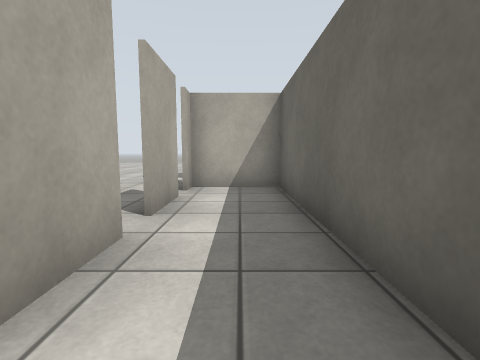
View 1 (above)

19 first-person views from a walk through a Gazebo world. The camera is 0.94 m above the floor, tilts 6° down and sees 85° across. The floor is counted in squares, 1 m on a side. Each view is taken from the middle of a square. On the plan, view 1 faces up. The plan holds only what a view shows up to about 11 squares ahead; the rest is blank. The place goes on beyond the plan. Surface patterns are stand-ins for the level's own textures.

View 2
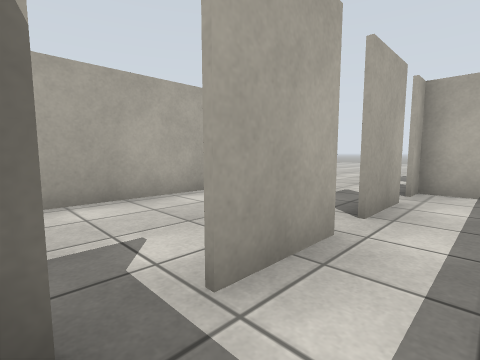

View 3
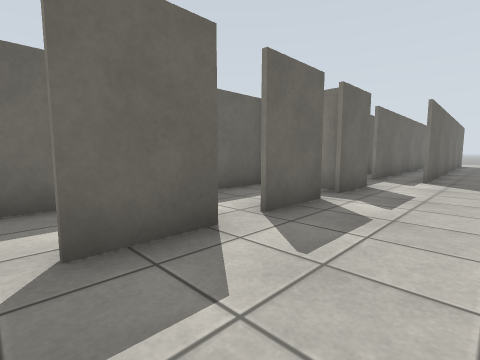

View 4
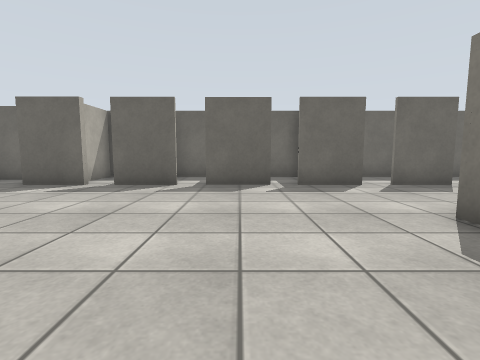

View 5
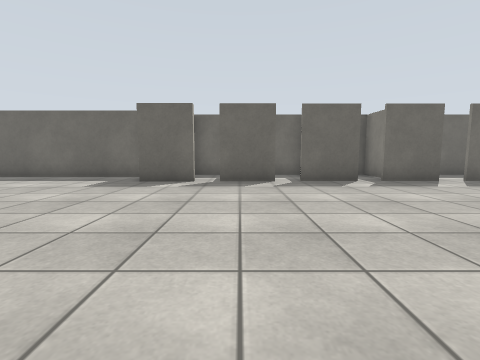

View 6
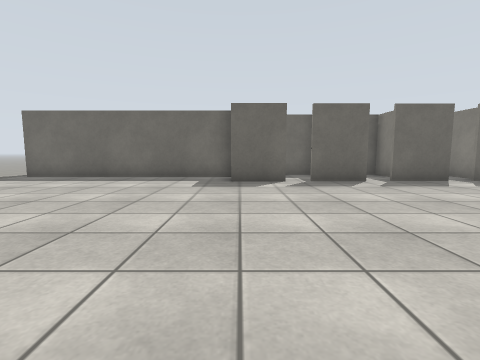

View 7
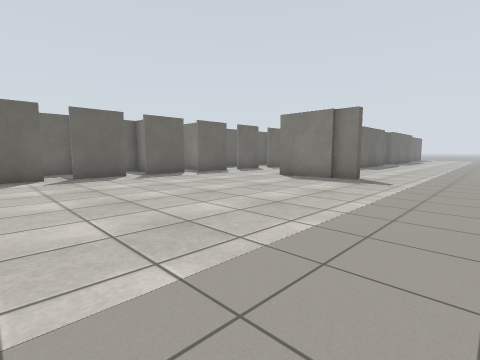

View 8
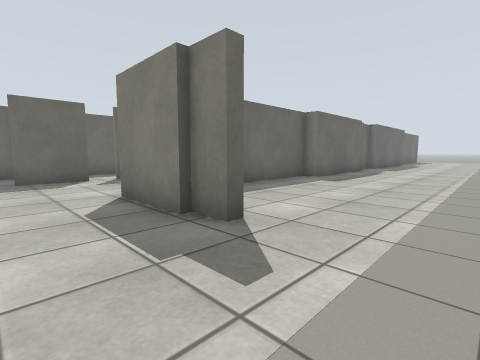

View 9
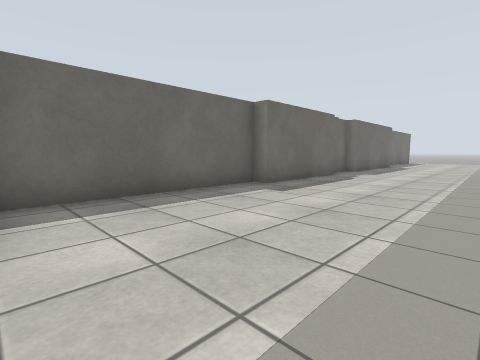

View 10
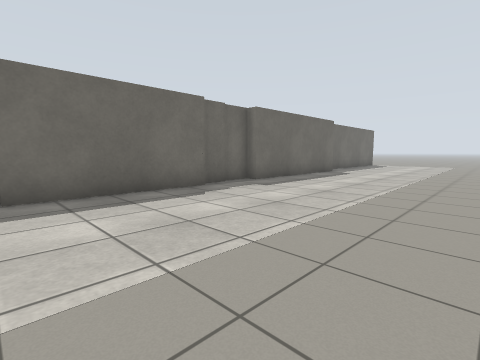

View 11
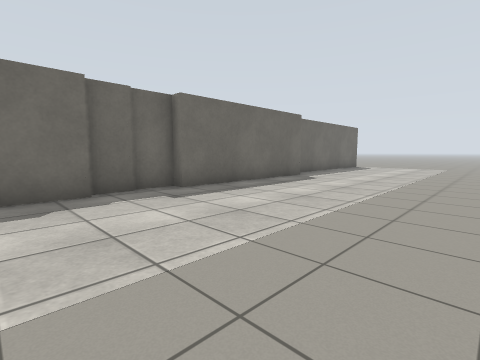

View 12
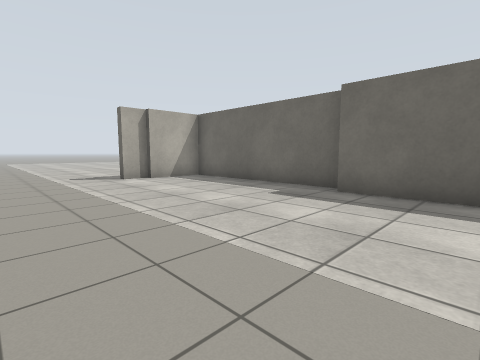

View 13
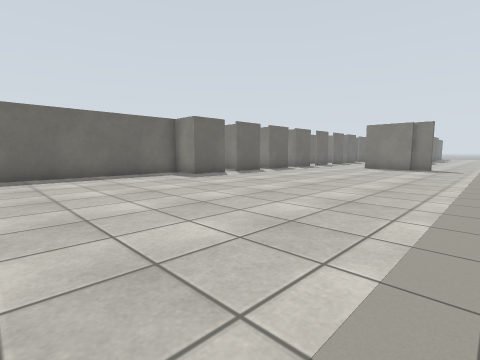

View 14
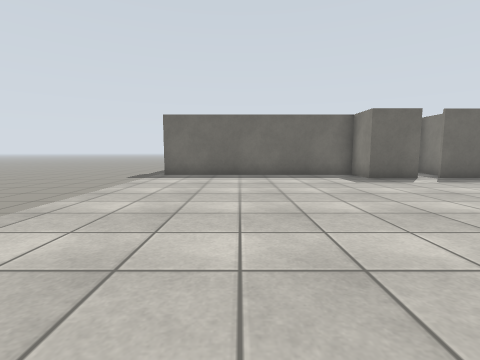

View 15
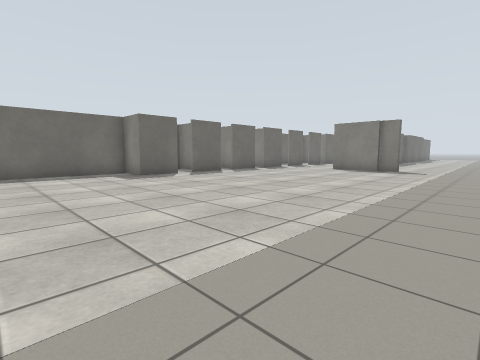

View 16
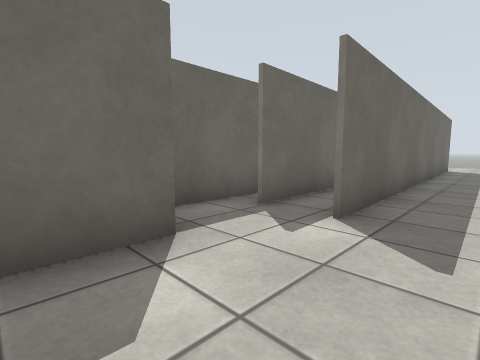

View 17
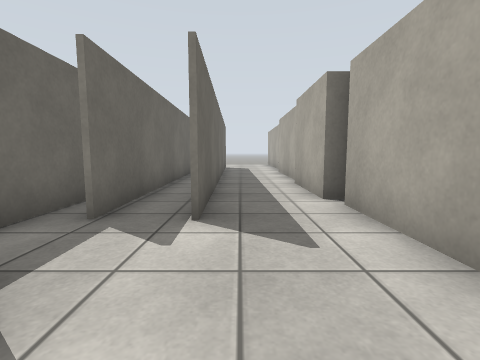

View 18
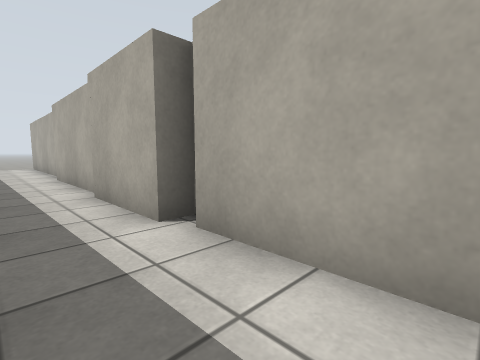

View 19
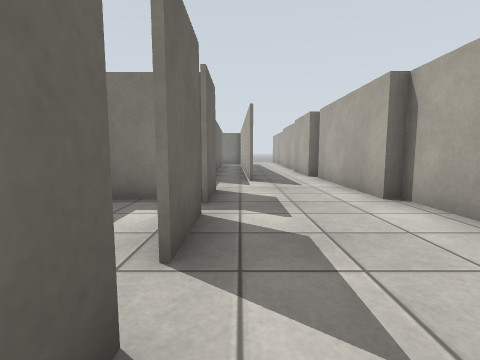

### Floor plan
Points are (right, up) in squares from view 1. A wall is a line through its corners. A room is listed if a view was taken in it or the views show most of it. See-through windows are left out.
Room 1 (views 1, 2)
walls: (-1.3, 2.9) (-1.3, 1); (-1.3, 5.6) (-1.3, 3.8); (1.1, 0) (1.1, 7.1) (-1.3, 7.1); (-1.2, -0.3) (0.6, -0.3)
ways out: opening at (-1, 6) to room 2; gap at (-1, 1) to room 2; gap at (-1, 3.5) to room 2
Room 2 (views 3, 4, 5, 6, 7, 8, 9, 10, 11, 12, 13, 14, 15, 16, 17, 18, 19)
walls: (-7.6, 6.9) (-5.2, 6.9); (-7.5, 6.3) (-8.4, 6.3) (-8.4, 6.7) (-7.5, 6.7); (-5.3, 4) (-5.3, -0.2); (-1.4, 9) (-1.4, 11); (-1.4, 6.4) (-1.4, 8.4); (-1.4, 11.8) (-1.4, 13.8); (-1.4, 3.8) (-1.4, 5.6); (-0.2, 12.8) (0.2, 12.8); (-5.4, -0.2) (-5.4, 6.1) (-7.6, 6.1); (-1.4, 14.4) (-1.4, 16.3) (0, 16.3) (0, 23.5); (-1.4, 1) (-1.4, 2.9); (1.1, 12.9) (1.1, 15) (-0.5, 15); (-1.4, -1.6) (-1.4, 0.2); (-5.9, -4.8) (-5.9, -0.3) (-4.9, -0.3) (-4.9, -4.8); (-4.7, -5.2) (-4.7, -8.1); (-5.6, -5.8) (-5.6, -4.6); (0, -5.8) (0, -2.4); (-4.9, -8.6) (-4.9, -11.5); (-5.9, -11.5) (-5.9, -6.9) (-5.4, -6.9) (-5.4, -5.8); (-2.2, -11.5) (-2.4, -3.5)
ways out: opening at (-1, 6) to room 1; gap at (-1, 1) to room 1; gap at (-1, 3.5) to room 1; gap at (-1, 9) to room 3
Room 3 (no view inside)
walls: (-0.8, 7.7) (1.1, 7.7) (1.1, 12.5)
ways out: gap at (-1, 9) to room 2

Where each view was taken, in squares from view 1:
view 1: 0 up, 0 right, facing up
view 2: 0 up, 0 right, facing up-left
view 3: 6 up, 4 left, facing down-right
view 4: 10 up, 9 left, facing right
view 5: 13 up, 10 left, facing right
view 6: 16 up, 10 left, facing right
view 7: 16 up, 12 left, facing down-right
view 8: 9 up, 11 left, facing down-right
view 9: 6 up, 11 left, facing down-right
view 10: 0 up, 12 left, facing down-right
view 11: 3 down, 12 left, facing down-right
view 12: 3 down, 12 left, facing up-right
view 13: 23 up, 11 left, facing down-right
view 14: 21 up, 11 left, facing right
view 15: 21 up, 12 left, facing down-right
view 16: 0 up, 4 left, facing down-right
view 17: 0 up, 3 left, facing down
view 18: 2 down, 3 left, facing down-left
view 19: 5 up, 2 left, facing down
